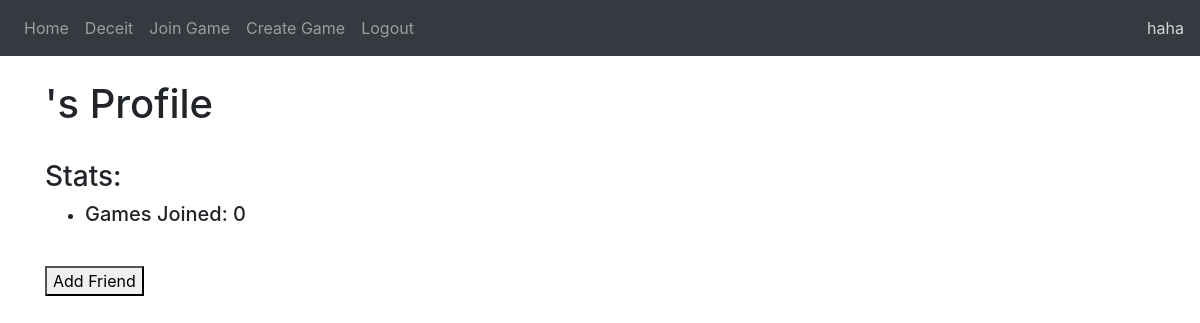
Before: /user/2 (signed in) with the older database file.
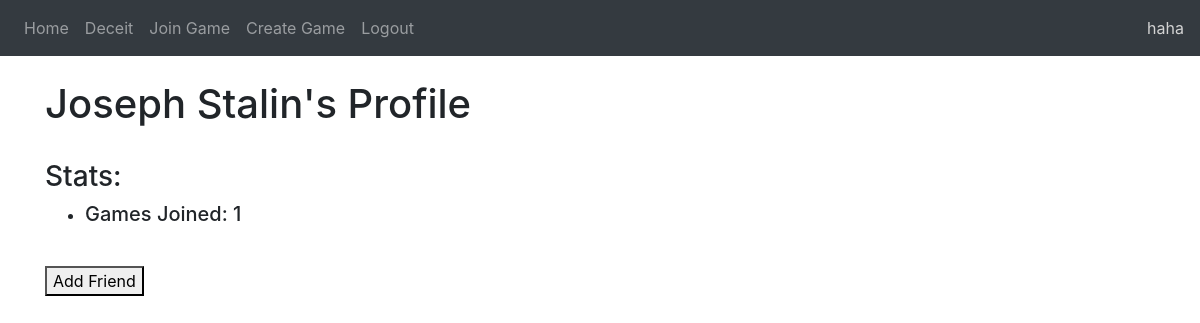
After: the same page with the newer database file.
### website/models.py (models this page shows)
class User(db.Model, UserMixin):
    id = db.Column(db.Integer, primary_key=True)
    email = db.Column(db.String(150), unique=True)
    password = db.Column(db.String(150))
    username = db.Column(db.String(150))

### website/profiles.py (the view, shortened to what this page needs)
@profiles.route('<int:user_id>', methods=['GET', 'POST'])
@login_required
def profile(user_id):
    user = User.query.filter_by(id=user_id).first()
    counter=0
    is_friends = False
    is_friends1 = Friends.query.filter_by(user1=user_id, user2=current_user.id).first()
    is_friends2 = Friends.query.filter_by(user2=user_id, user1=current_user.id).first()
    if is_friends1 != None or is_friends2 != None:
        is_friends = True
    for games in GamesJoined.query.filter_by(id=user_id):
        counter += 1
    if user == current_user:
        is_current_user = True
    else:
        is_current_user = False
    return render_template('profile.html', is_current=is_current_user, user=current_user, player=user, games_joined=counter, is_friends=is_friends)

### website/templates/profile.html (shortened to what this page needs)
{% extends "base.html" %} {% block title %}{{user.username}}'s Profile{% endblock %}
{% block content %}
<br/>
<h1 id="heading">{{player.username}}'s Profile</h1>
<br/>
<h3>Stats:</h3>
<ul>
    <li><h5>Games Joined: {{ games_joined }}</h5></li>
</ul>
<br/>
{% if not is_current %}
    {% if not is_friends %}
        <form method="POST">
            <button id = "Add Friend" type="submit" value="Add Friend">Add Friend</button>
        </form>
    {% endif %}
{% endif %}
{% endblock %}

### website/templates/base.html (shortened to what this page needs)
<!DOCTYPE html>
<html lang="en">
<head>
    <link
      rel="stylesheet"
      href="https://stackpath.bootstrapcdn.com/bootstrap/4.4.1/css/bootstrap.min.css"
    />
    <link
      rel="stylesheet"
      href="https://stackpath.bootstrapcdn.com/font-awesome/4.7.0/css/font-awesome.min.css"
    />
    <link rel="stylesheet" type="text/css" href="/static/css/main.css" />
</head>
<body>
    <nav class="navbar navbar-expand-lg navbar-dark bg-dark">
        <div class="collapse navbar-collapse" id="navbar">
            <div class="navbar-nav">
              {% if user.is_authenticated %}
              <a class="nav-item nav-link" id="home" href="/">Home</a>
              <a class="nav-item nav-link" id="deceit" href="/deceit">Deceit</a>
              <a class="nav-item nav-link" id="join_game" href="/join-game">Join Game</a>
              <a class="nav-item nav-link" id="create_game" href="/create-game">Create Game</a>
              <a class="nav-item nav-link" id="logout" href="/logout">Logout</a>
              {% else %}
              <a class="nav-item nav-link" id="login" href="/login">Login</a>
              <a class="nav-item nav-link" id="signUp" href="/sign-up">Sign Up</a>
              {% endif %}
            </div>
        </div>
        {% if user.is_authenticated %}
        <div id="user_name" align="right"><a id="user_link" href="{{url_for('profiles.profile', user_id=user.id)}}">{{ user.username }}</a></div>
        {% endif %}
      </nav>
    <div class="container">
        {% block content %}
        {% endblock %}
    </div>
</body>
</html>

Changed rows visible on the page:
added User: username "Joseph Stalin"
Other visible differences:
{{ games_joined }}: "0" → "1"
